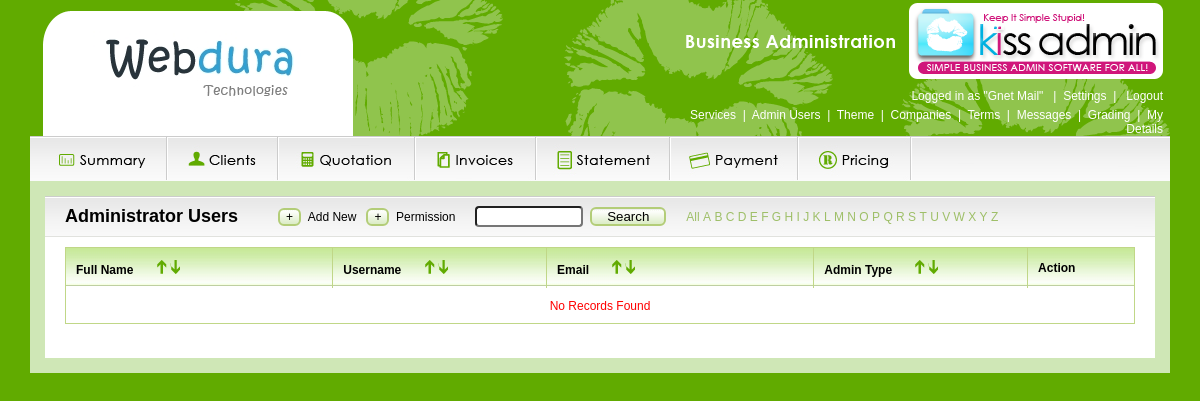
Screenshot of /admins.php (signed in) with the database file from the repository.
### tables this page shows
CREATE TABLE IF NOT EXISTS `gma_admins_permission` (
  `companyId` int(11) NOT NULL,
  `admins_id` int(1) NOT NULL,
  `module_id` int(11) NOT NULL,
  KEY `admins_id` (`admins_id`)
);

CREATE TABLE IF NOT EXISTS `gma_modules` (
  `id` int(11) NOT NULL AUTO_INCREMENT,
  `name` varchar(100) NOT NULL,
  `default` int(1) NOT NULL DEFAULT '1',
  `display` int(1) NOT NULL DEFAULT '1',
  `status` int(1) NOT NULL DEFAULT '1',
  `filename` varchar(200) NOT NULL,
  `class` varchar(15) NOT NULL,
  `order` int(11) NOT NULL,
  `menu` int(1) NOT NULL COMMENT '1 - Top, 2 - Main',
  `for_users` varchar(10) NOT NULL,
  PRIMARY KEY (`id`)
);

### functions.php (called while the page is built, shortened)
<?
$ses_userId = $_SESSION['ses_userId'];
$login_sql  = "SELECT * FROM gma_logins WHERE userId='$ses_userId'";
$login_rs   = mysql_query($login_sql);
if(mysql_num_rows($login_rs)>0)
{
    $login_row = mysql_fetch_assoc($login_rs);
    $_SESSION['ses_companyId']  = $ses_companyId  = $login_row['companyId'];
    $_SESSION['ses_userType']   = $ses_userType   = $login_row['userType'];
}
$theme_sql = "SELECT gma_company_theme.*,theme,color1,color2,color3,color4 FROM gma_company_theme,gma_theme WHERE id=theme_id AND companyId='$ses_companyId'";
$theme_rs  = mysql_query($theme_sql);
$theme_row = mysql_fetch_assoc($theme_rs);
$site_logo        = $active_theme['site_logo']      = (isset($theme_row['site_logo']) && $theme_row['site_logo']!='') ? 'images/company/'.$theme_row['site_logo'] : 'images/logo.png';
function userTypes($user_type='', $flag=0, $array=0)
{
    $userTypes = array();
    if($flag==0)
        $userTypes = array('normal'=>'normal', 'trial'=>'trial', 'client'=>'client');
    else
    {
        $userTypes = array();
        $admins_sql = "SELECT * FROM gma_admins WHERE id>2 AND user='A'";
        $admins_rs  = mysql_query($admins_sql);
        while ($admins_row = mysql_fetch_assoc($admins_rs))
        {
            $userTypes[$admins_row['type']] = ($array==1) ? $admins_row['type'] : $admins_row['name'];
        }
    }
    if($array==1)
        return $userTypes;
    $result    = '<select name="userType" id="userType" class="textbox required" style="width:260px">';
    foreach ($userTypes as $key=>$userType)
    {
        $selected  = ($key==$user_type ? "selected" : '');
        $result   .= "<option value='$key' $selected>$userType</option>";
    }
    $result   .= "</select>";
    return $result;
}
?>

### admins.php (the view, shortened to what this page needs)
<?php
include("header.php");
$action    = (isset($_REQUEST['action']) && $_REQUEST['action']!='') ? $_REQUEST['action'] : 'list';
$userId     = (isset($_REQUEST['user_id']) && $_REQUEST['user_id']>0) ? $_REQUEST['user_id'] : 0;
$srchtxt    = trim(($_REQUEST['srchtxt']!='') ? $_REQUEST['srchtxt'] : '');
$search     = trim(($_REQUEST['search']!='') ? $_REQUEST['search'] : '');
$userTypes  = userTypes('', 1, 1);
$userTypes  = "'".implode("', '", $userTypes)."'";
$user_sql = "SELECT * FROM gma_admin_details,gma_logins,gma_admins WHERE gma_admins.type=gma_logins.userType AND gma_admin_details.userId=gma_logins.userId AND userType IN ($userTypes) AND gma_logins.companyId='$ses_companyId'";
switch ($action)
{
    default:
        $action  = 'list';
        $orderBy = ($_REQUEST['orderby']!='') ? 'ORDER BY '.$_REQUEST['orderby'].' '.$_REQUEST['order'] : 'ORDER BY fullName ASC ';
        $user_sql  .= ($srchtxt!='') ? " AND (fullName LIKE '$srchtxt%' OR userName LIKE '$srchtxt%' OR gma_admin_details.userId='$srchtxt')" : '';
        $user_sql  .= ($search!='') ? " AND (fullName LIKE '$search%')" : '';
        $user_sql  .= " $orderBy";
        $user_rs    = mysql_query($user_sql);
        $user_count = mysql_num_rows($user_rs);
        $chars = '<a href="admins.php">All</a>';
        for($i=65;$i<91;$i++)
        {
            $char      = chr($i);
            $selected  = ($char==$search ? "class='selected'" : '');
            $chars    .= "&nbsp;<a href='admins.php?search=$char' $selected>$char</a>";
        }
        break;
}
$userType = userTypes($user_row['userType'], 1);
include('sub_header.php');
if($action=='list') { ?>
<table width="100%" class="list" cellpadding="0" cellspacing="0">
    <tr valign="middle">
        <th width="25%"><span>Full Name</span>&nbsp;<a href="?<?=$queryString ?>&orderby=fullName&order=ASC" class="asc"></a><a href="?<?=$queryString ?>&orderby=fullName&order=DESC" class="desc"></a></th>
        <th width="20%"><span>Username</span>&nbsp;<a href="?<?=$queryString ?>&orderby=userName&order=ASC" class="asc"></a><a href="?<?=$queryString ?>&orderby=userName&order=DESC" class="desc"></a></th>
        <th width="25%"><span>Email</span>&nbsp;<a href="?<?=$queryString ?>&orderby=email&order=ASC" class="asc"></a><a href="?<?=$queryString ?>&orderby=email&order=DESC" class="desc"></a></th>
        <th width="20%"><span>Admin Type</span>&nbsp;<a href="?<?=$queryString ?>&orderby=userType&order=ASC" class="asc"></a><a href="?<?=$queryString ?>&orderby=userType&order=DESC" class="desc"></a></th>
        <th width="10%">Action</th>
    </tr>
        <?php
    if($user_count==0) { ?>
       <tr><td class="norecords" colspan="10">No Records Found</td></tr>
    <? } ?>
</table>
<? } else if($action=='edit' || $action=='add') { ?>
<form name="userForm" id="userForm" method="post" action="">
<table width="100%" class="list addedit" cellpadding="0" cellspacing="0">
    <tr><th colspan="3"><?=($action=='add' ? 'ADD' : 'EDIT')?> ADMIN DETAILS&nbsp;<span class="backlink"><a href="admins.php">Back</a></span></td></tr>
    <tr class="<?=(($row_flag++)%2==1 ? '' : 'altrow')?>">
        <td width="20%">Username</td>
        <td><input type="text" name="userName" id="userName" class="textbox required" value="<?=$user_row['userName']?>" /></td>
    </tr>
    <tr class="<?=(($row_flag++)%2==1 ? '' : 'altrow')?>">
        <td>Password</td>
        <td><input type="text" name="password" id="password" class="textbox required" value="<?=$user_row['password']?>" /></td>
    </tr>
    <tr class="<?=(($row_flag++)%2==1 ? '' : 'altrow')?>">
        <td>Full Name</td>
        <td><input type="text" name="fullName" id="fullName" class="textbox required" value="<?=$user_row['fullName']?>" /></td>
    </tr>
    <tr class="<?=(($row_flag++)%2==1 ? '' : 'altrow')?>">
        <td>Email</td>
        <td><input type="text" name="email" id="email" class="textbox required email" value="<?=$user_row['email']?>"/></td>
    </tr>
    <tr class="<?=(($row_flag++)%2==1 ? '' : 'altrow')?>">
        <td>User Type</td>
        <td><?=$userType?></td>
    </tr>
</table>
<div class="addedit_btn"><input type="submit" name="sbmt" id="sbmt" value="Submit" class="btn_style" /></div>
</form>
<script>
$(document).ready(function() {
    jQuery("#userForm").validate({
        rules: {
            userName: {
                required: true,
                remote: {
                    url: "ajax_check.php",
                    type: "post",
                    data: {
                        task: 'checkUserName',
                        user_id: '<?=$userId?>'
                    }
                }
            },
            email: {
                required: true,
            }
        },
        messages: {
            userName: {
                remote: jQuery.format("Username is already in use.")
            },
            email: {
                remote: jQuery.format("Email is already in use.")
            }
        }
    });
});
</script>
<? } else if($action=='view') { ?>
<table width="100%" class="list addedit" cellpadding="0" cellspacing="0">
    <tr><th colspan="3">VIEW ADMIN DETAILS&nbsp;<span class="backlink"><a href="admins.php">Back</a></span></td></tr>
    <tr class="<?=(($row_flag++)%2==1 ? '' : 'altrow')?>">
        <td>Username</td>
        <td><?=$user_row['userName']?></td>
    </tr>
    <tr class="<?=(($row_flag++)%2==1 ? '' : 'altrow')?>">
        <td>Full Name</td>
        <td><?=$user_row['fullName']?></td>
    </tr>
    <tr class="<?=(($row_flag++)%2==1 ? '' : 'altrow')?>">
        <td>Email</td>
        <td><?=$user_row['email']?></td>
    </tr>
    <tr class="<?=(($row_flag++)%2==1 ? '' : 'altrow')?>">
        <td>User Type</td>
        <td><?=$user_row['userType']?></td>
    </tr>
</table>
</div>
<? }
include('footer.php');
?>

### header.php (shortened to what this page needs)
<?php
include("functions.php");
$pages    = $top_menu = $main_menu = $module_ids = array();
if(isset($_SESSION['ses_userId']) && $_SESSION['ses_userId']>0) {
    $admins_id  = 5;
    $admins_sql = "SELECT * FROM gma_admins WHERE type='$ses_userType'";
    $admins_rs  = mysql_query($admins_sql);
    if(mysql_num_rows($admins_rs)==1) {
        $admins_row = mysql_fetch_assoc($admins_rs);
        $admins_id  = $admins_row['id'];
    }
    $module_sql = "SELECT * FROM gma_admins_permission AS AP, gma_company_module AS CM, gma_modules AS MO WHERE AP.companyId=CM.companyId AND AP.module_id=CM.module_id AND AP.module_id=MO.id AND AP.admins_id=$admins_id AND CM.companyId=$ses_companyId AND CM.status=1";
    $module_top_sql = "$module_sql AND menu=1 ORDER BY `order` ASC";
    $module_top_rs  = mysql_query($module_top_sql);
    while ($module_top_row = mysql_fetch_assoc($module_top_rs)) {
    	   $top_menu[]   = $module_top_row;
    }
    $module_main_sql = "$module_sql AND menu=2 ORDER BY `order` ASC";
    $module_main_rs  = mysql_query($module_main_sql);
    while ($module_main_row = mysql_fetch_assoc($module_main_rs)) {
    	   $main_menu[]  = $module_main_row;
    }
}
$actualQueryString = $_SERVER["QUERY_STRING"];
$queryString = explode("&orderby=", $actualQueryString);
$queryString = $queryString[0];
?>
<!DOCTYPE html PUBLIC "-//W3C//DTD XHTML 1.0 Transitional//EN" "http://www.w3.org/TR/xhtml1/DTD/xhtml1-transitional.dtd">
<html xmlns="http://www.w3.org/1999/xhtml">
<head>
    <link href="style.php" rel="stylesheet" type="text/css" />
    <link rel="stylesheet" href="css/thickbox.css" type="text/css" media="screen" />
    <link rel="stylesheet" href="css/jquery.alerts.css" type="text/css" media="screen" />
</head>
<body>
<div id="wrapper">
    <div id="head">
        <div id="head_left">
            <div class="head_left"></div>
            <div class="logo"><img src="<?=$site_logo?>" align="center"></div>
            <div class="head_right"></div>
        </div>
        <div id="head_right">
            <img src="images/KISSAdmin_logo.png" align="right">
            <div class="right_links">
                <div class="login">
                    Logged in as "<?=$_SESSION['displayName']?>"&nbsp;&nbsp;&nbsp;|&nbsp;
                    <? if(count($top_menu)>0) { ?>
                        <a href="javascript:void(0);" onclick="settingsTab();">Settings</a>&nbsp;&nbsp;|&nbsp;&nbsp;
                    <? } ?>
                    <a href="index.php?logoff=signout">Logout</a>
                </div>
                <? if(count($top_menu)>0) { ?>
                    <div class="submenu">
                    <? foreach ($top_menu as $key=>$menu) { ?>
                        <? if($key!=0) { ?> &nbsp;|&nbsp; <? } ?>
                        <a href="<?=$menu['filename']?>" title="<?=$menu['name']?>"><?=$menu['name']?></a>
                    <? } ?>
                    </div>
                <? } ?>
            </div>
        </div>
    </div>
    <div id="top_buttons">
        <ul>
            <? foreach ($main_menu as $key=>$menu) { ?>
                <li><a href="<?=$menu['filename']?>" class="<?=$menu['class']?>"></a></li>
            <? } ?>
        </ul>
    </div>
    <div id="maincontent">

### rows the page displays
gma_admins_permission: gma_modules.name "Services"
gma_admins_permission: gma_modules.name "Admin Users"
gma_admins_permission: gma_modules.name "Theme"
gma_admins_permission: gma_modules.name "Companies"
gma_admins_permission: gma_modules.name "Terms"
gma_admins_permission: gma_modules.name "Messages"
gma_admins_permission: gma_modules.name "Grading"
gma_admins_permission: gma_modules.name "My Details"
gma_admins_permission: shows a picture
gma_admins_permission: shows a picture
gma_admins_permission: shows a picture
gma_admins_permission: shows a picture
gma_admins_permission: shows a picture
gma_admins_permission: shows a picture
gma_admins_permission: shows a picture

### other values shown
$_SESSION['displayName'] "Gnet Mail"
$page_title "Administrator Users"
$other_url['sign'] "+"
$other_url['text'] "Permission"
$char "A"
$char "B"
$char "C"
$char "D"
$char "E"
$char "F"
$char "G"
$char "H"
$char "I"
$char "J"
$char "K"
